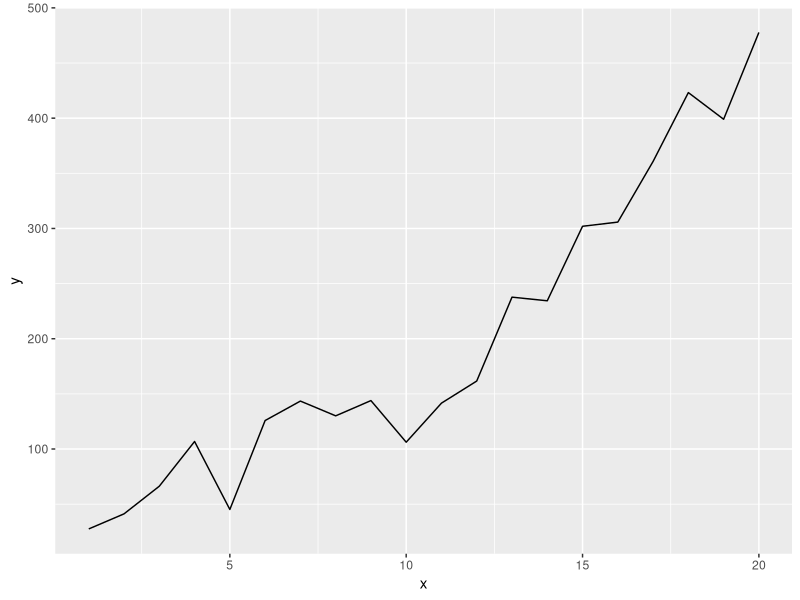
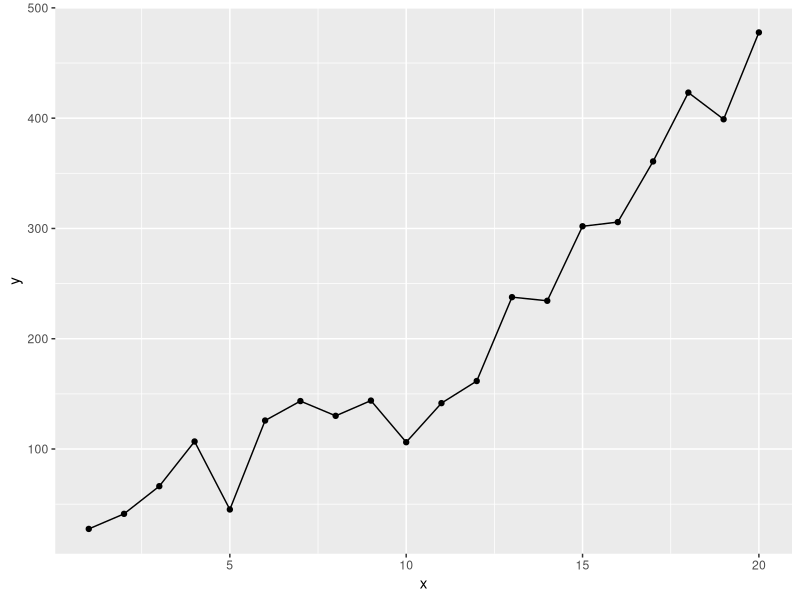
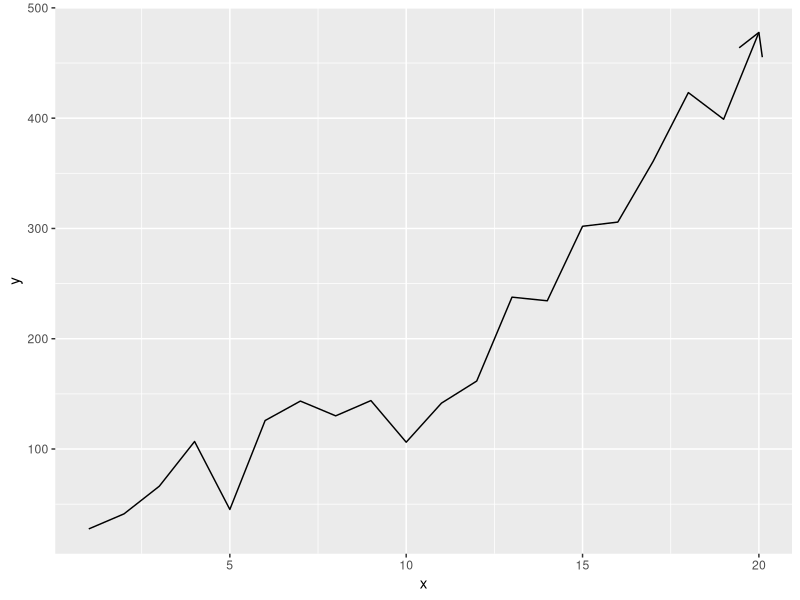
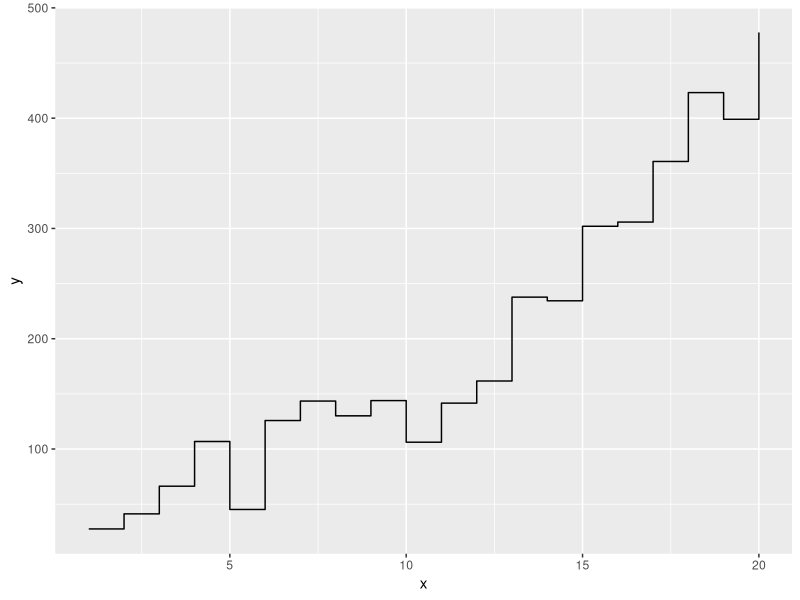
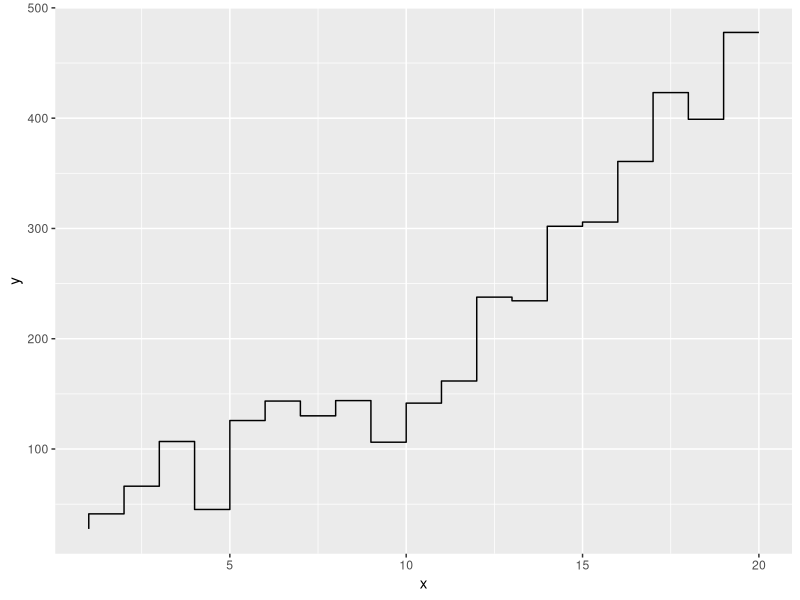
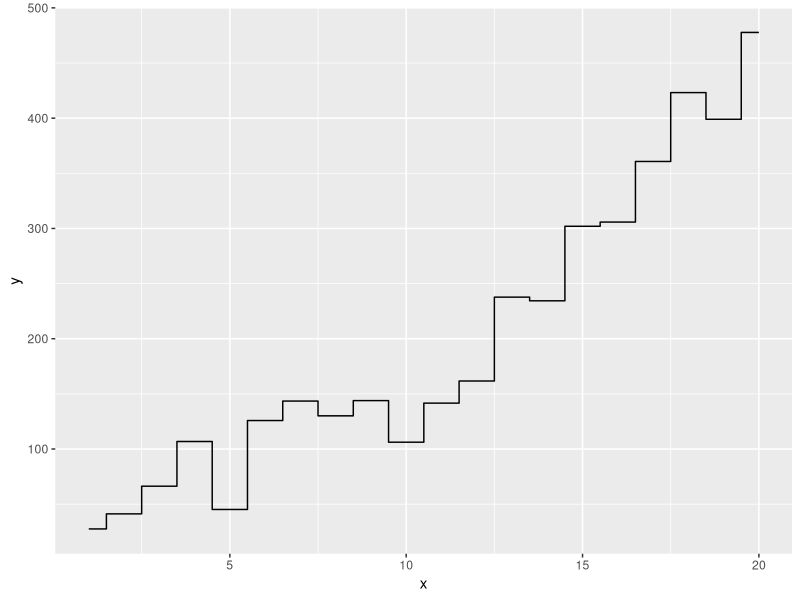
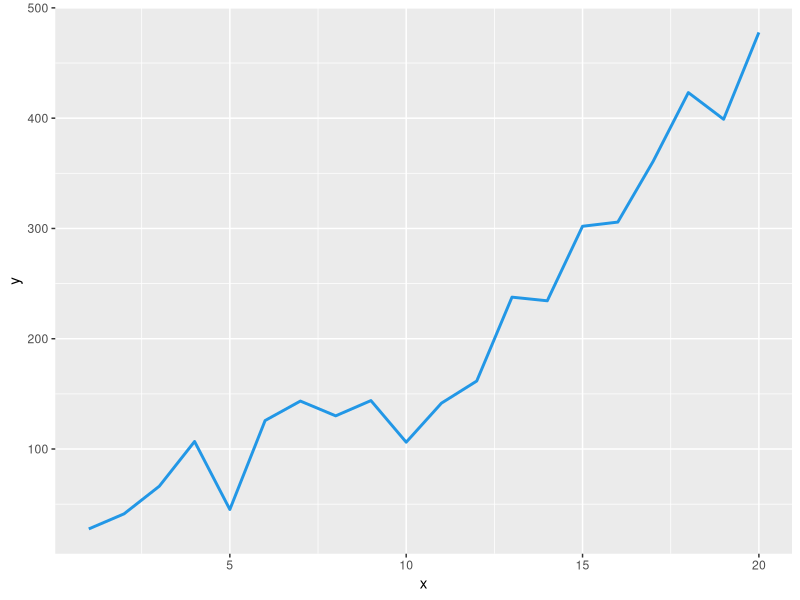
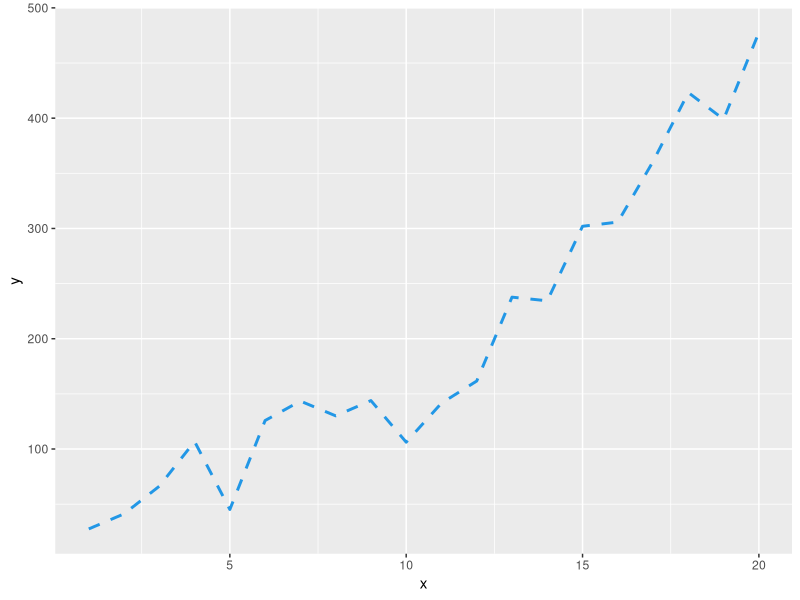

Reproduce these figures in R, in order.
library(ggplot2)

# Data
set.seed(1)
x <- 1:20
y <- x ^ 2 + runif(20, 0, 100)
df <- data.frame(x = x, y = y)

ggplot(df, aes(x = x, y = y)) +
  geom_line()

# Adding points
ggplot(df, aes(x = x, y = y)) +
  geom_line() +
  geom_point()

# Line as an arrow
ggplot(df, aes(x = x, y = y)) +
  geom_line(arrow = arrow())

# First horizontal
ggplot(df, aes(x = x, y = y)) +
  geom_step()

# First vertical
ggplot(df, aes(x = x, y = y)) +
  geom_step(direction = "vh")

# Step half-way between values
ggplot(df, aes(x = x, y = y)) +
  geom_step(direction = "mid")

# Line colors and styles
ggplot(df, aes(x = x, y = y)) +
  geom_line(color = 4,    # Color of the line
            lwd = 1,      # Width of the line
            linetype = 1) # Line type

# line type can be set with numbers (0 to 6), with texts or with string patterns
ggplot(df, aes(x = x, y = y)) +
  geom_line(color = 4,
            lwd = 1,  
            linetype = "dashed")
